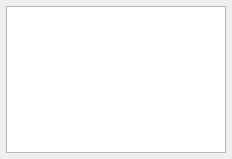
<?xml version="1.0" encoding="UTF-8"?>
<ui version="4.0">
 <class>MetadataDockWidgetBase</class>
 <widget class="QDockWidget" name="MetadataDockWidgetBase">
  <property name="geometry">
   <rect>
    <x>0</x>
    <y>0</y>
    <width>232</width>
    <height>159</height>
   </rect>
  </property>
  <property name="windowTitle">
   <string>MetaMan History</string>
  </property>
  <widget class="QWidget" name="dockWidgetContents">
   <layout class="QVBoxLayout" name="verticalLayout">
    <property name="spacing">
     <number>6</number>
    </property>
    <property name="leftMargin">
     <number>6</number>
    </property>
    <property name="topMargin">
     <number>6</number>
    </property>
    <property name="rightMargin">
     <number>6</number>
    </property>
    <property name="bottomMargin">
     <number>6</number>
    </property>
    <item>
     <widget class="QWidget" name="widget" native="true">
      <layout class="QHBoxLayout" name="horizontalLayout_3">
       <property name="spacing">
        <number>6</number>
       </property>
       <property name="leftMargin">
        <number>0</number>
       </property>
       <property name="topMargin">
        <number>0</number>
       </property>
       <property name="rightMargin">
        <number>0</number>
       </property>
       <property name="bottomMargin">
        <number>0</number>
       </property>
       <item>
        <widget class="QTableView" name="tableView"/>
       </item>
      </layout>
     </widget>
    </item>
   </layout>
  </widget>
 </widget>
 <resources/>
 <connections/>
</ui>
